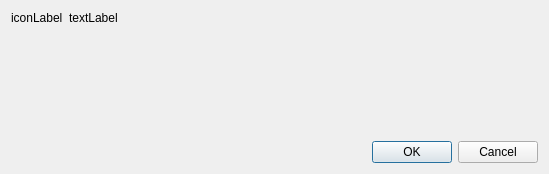
<?xml version="1.0" encoding="UTF-8"?>
<ui version="4.0">
 <class>TaurusInputPanel</class>
 <widget class="QWidget" name="TaurusInputPanel">
  <property name="geometry">
   <rect>
    <x>0</x>
    <y>0</y>
    <width>549</width>
    <height>174</height>
   </rect>
  </property>
  <property name="windowTitle">
   <string>Form</string>
  </property>
  <layout class="QGridLayout" name="gridLayout" rowstretch="0,0,0,1,0">
   <item row="4" column="0" colspan="2">
    <widget class="QWidget" name="buttonPanelWidget" native="true">
     <layout class="QHBoxLayout" name="horizontalLayout" stretch="1,0">
      <property name="margin">
       <number>0</number>
      </property>
      <item>
       <spacer name="horizontalSpacer">
        <property name="orientation">
         <enum>Qt::Horizontal</enum>
        </property>
        <property name="sizeHint" stdset="0">
         <size>
          <width>40</width>
          <height>20</height>
         </size>
        </property>
       </spacer>
      </item>
      <item>
       <widget class="QDialogButtonBox" name="_buttonBox">
        <property name="standardButtons">
         <set>QDialogButtonBox::Cancel|QDialogButtonBox::Ok</set>
        </property>
       </widget>
      </item>
     </layout>
    </widget>
   </item>
   <item row="1" column="0" rowspan="2" colspan="2">
    <layout class="QHBoxLayout" name="iconTextLayout" stretch="0,1">
     <item>
      <widget class="QLabel" name="iconLabel">
       <property name="text">
        <string>iconLabel</string>
       </property>
      </widget>
     </item>
     <item>
      <widget class="QLabel" name="textLabel">
       <property name="text">
        <string>textLabel</string>
       </property>
      </widget>
     </item>
    </layout>
   </item>
   <item row="3" column="0" colspan="2">
    <widget class="QWidget" name="_inputPanel" native="true"/>
   </item>
  </layout>
 </widget>
 <resources/>
 <connections/>
</ui>
